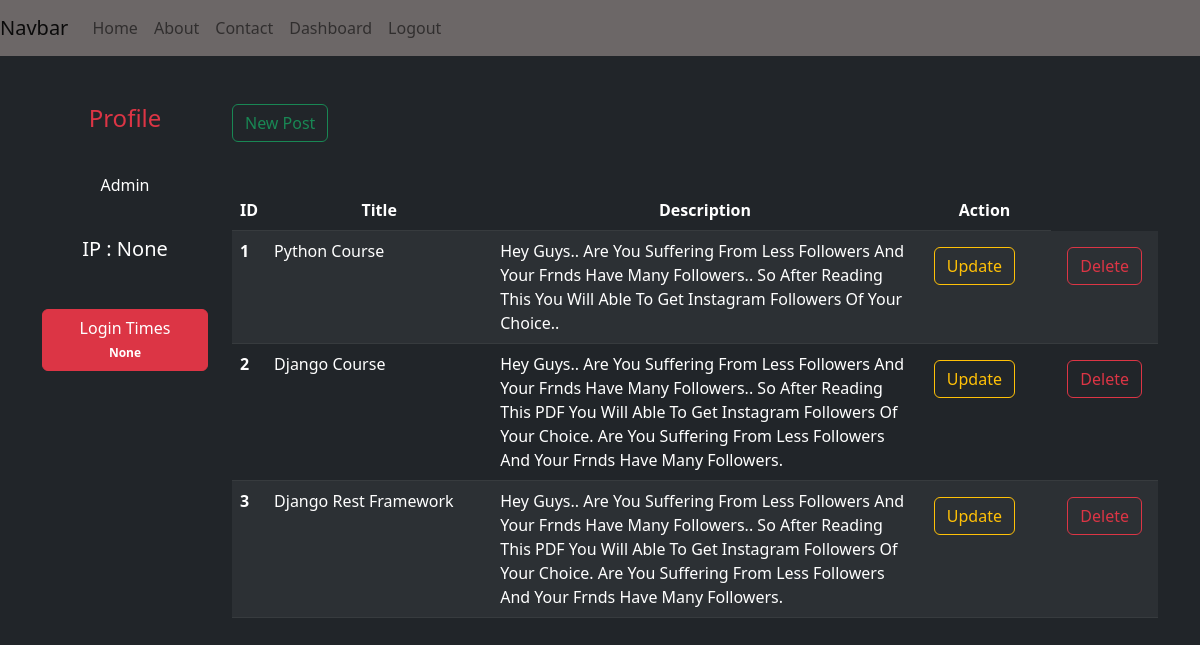
The page /dashboard/ (signed in) on the database its author committed.
### blog/models.py (models this page shows)
class Post(models.Model):
    title = models.CharField(max_length=50)
    desc = models.TextField()

### blog/views.py (the view)
# urls.py: path('dashboard/', dashboard, name='dashboard'),
def dashboard(request):
    if request.user.is_authenticated:
        data = Post.objects.all()
        user = request.user
        full_name = user.get_full_name()
        gps = user.groups.all()
        ip = request.session.get('ip', 0)
        ct = cache.get('count', version=user.pk)
        context = {
            'data' : data,
            'full_name' : full_name,
            'groups' : gps,
            'ip' : ip,
            'count' : ct,
        }
        return render(request, 'dashboard.html',context)
    else:
        return redirect('/')

### templates/dashboard.html (shortened to what this page needs)
{% extends 'base.html' %}
{% load static %}
{% block side %}
<div class="col-sm-2 text-white my-5 text-center">
  <h4 class='text-danger'>Profile</h4>
  <br>
  {% for group in groups %}
    <p>{{group.name}}</p>
  {% endfor %}
  <br>
  <h5>IP : {{ip}}</h5>
  <br>
  <button type="button" class="btn btn-danger mt-3">Login Times <span class="badge badge-light">{{count}}</span></button>
</div>
{% endblock side %}
{% block content %}
<div class="col-sm-10">
    <a href="{% url 'new_post' %}" class="btn btn-outline-success my-5">New Post</a>
    <br>
<table class="table table-striped table-dark">
  <thead>
    <tr>
      <th class='text-center' scope="col" style="width:2%">ID</th>
      <th class='text-center' scope="col" style="width:28%">Title</th>
      <th class='text-center' scope="col" style="width:55%">Description</th>
      <th class='text-center' scope="col" style="width:15%">Action</th>
    </tr>
  </thead>
  <tbody>
    {% for post in data %}
    <tr>
      <th scope="row">{{post.id}}</th>
      <td>{{post.title}}</td>
      <td>{{post.desc}}</td>
      <td><a href="{% url 'update_post' post.id %}" class="btn btn-outline-warning m-2">Update</a></td>
      <td class='text-center'>
        {% if perms.blog.delete_post %}
        <form action="{% url 'delete_post' post.id %}" method="post" class='d-inline'>{% csrf_token %}
            <input type="submit" class="btn btn-outline-danger m-2" value="Delete">
        </form>
        {% endif %}
      </td>
    </tr>
    {% endfor %}
  </tbody>
</table>
</div>
{% endblock content %}

### templates/base.html (shortened to what this page needs)
<!DOCTYPE html>
{% load static %}
<html lang="en">
<head>
    <link rel="stylesheet" href="{% static 'css/bootstrap.css' %}">
    <link rel="stylesheet" href="{% static 'css/style.css' %}">
</head>
<body class="bg-dark">
  <nav class="navbar navbar-expand-lg jumbo-color">
    <a class="navbar-brand" href="#">Navbar</a>
      <div class="collapse navbar-collapse" id="navbarNavDropdown">
        <ul class="navbar-nav">
          <li class="nav-item active">
            <a class="nav-link" href="{% url 'home' %}">Home</a>
          </li>
          <li class="nav-item active">
            <a class="nav-link" href="{% url 'about' %}">About</a>
          </li>
          <li class="nav-item active">
            <a class="nav-link" href="{% url 'contact' %}">Contact</a>
          </li>
          {% if request.user.is_authenticated %}
          <li class="nav-item active">
            <a class="nav-link" href="{% url 'dashboard' %}">Dashboard</a>
          </li>
          <li class="nav-item active">
            <a class="nav-link" href="{% url 'logout' %}">Logout</a>
          </li>
          {% endif %}
        </ul>
      </div>
  </nav>
    <div class="container">
      <div class="row">
        {% block side %}{% endblock side %}
        {% block content %}{% endblock content %}
      </div>
    </div>
</body>
</html>

### static/css/style.css (style rules this page uses)
.jumbo-color { background-color: rgb(108, 103, 103); }

### rows shown on the page
Post: id "1", title "Python Course", desc "Hey Guys.. Are You Suffering From Less Followers And Your Frnds Have Many Followers.. So After Reading This You Will Able To Get Instagram Followers Of Your Choice.."
Post: id "2", title "Django Course", desc "Hey Guys.. Are You Suffering From Less Followers And Your Frnds Have Many Followers.. So After Reading This PDF You Will Able To Get Instagram Followers Of Your Choice. Are You Suffering From Less Followers And Your Frnds Have Many Followers."
Post: id "3", title "Django Rest Framework", desc "Hey Guys.. Are You Suffering From Less Followers And Your Frnds Have Many Followers.. So After Reading This PDF You Will Able To Get Instagram Followers Of Your Choice. Are You Suffering From Less Followers And Your Frnds Have Many Followers."

### other values the page prints
{{ group.name }} "Admin"
{{ ip }} "None"
{{ count }} "None"
